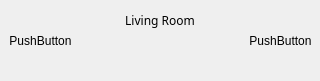
<?xml version="1.0" encoding="UTF-8"?>
<ui version="4.0">
 <class>RoomHeaderForm</class>
 <widget class="QWidget" name="RoomHeaderForm">
  <property name="geometry">
   <rect>
    <x>0</x>
    <y>0</y>
    <width>320</width>
    <height>81</height>
   </rect>
  </property>
  <widget class="QWidget" name="roomNameContainer" native="true">
   <property name="geometry">
    <rect>
     <x>0</x>
     <y>0</y>
     <width>320</width>
     <height>40</height>
    </rect>
   </property>
   <property name="autoFillBackground">
    <bool>false</bool>
   </property>
   <widget class="QLabel" name="roomName">
    <property name="geometry">
     <rect>
      <x>30</x>
      <y>0</y>
      <width>260</width>
      <height>40</height>
     </rect>
    </property>
    <property name="sizePolicy">
     <sizepolicy hsizetype="Expanding" vsizetype="Preferred">
      <horstretch>0</horstretch>
      <verstretch>0</verstretch>
     </sizepolicy>
    </property>
    <property name="font">
     <font>
      <family>Clear Sans Medium</family>
     </font>
    </property>
    <property name="text">
     <string>Living Room</string>
    </property>
    <property name="alignment">
     <set>Qt::AlignCenter</set>
    </property>
   </widget>
   <widget class="QToolButton" name="next">
    <property name="geometry">
     <rect>
      <x>290</x>
      <y>0</y>
      <width>30</width>
      <height>40</height>
     </rect>
    </property>
    <property name="text">
     <string notr="true"/>
    </property>
    <property name="icon">
     <iconset resource="icons.qrc">
      <normaloff>:/settings/icons/arrow_right_white.svg</normaloff>:/settings/icons/arrow_right_white.svg</iconset>
    </property>
    <property name="iconSize">
     <size>
      <width>26</width>
      <height>26</height>
     </size>
    </property>
    <property name="autoRaise">
     <bool>true</bool>
    </property>
   </widget>
   <widget class="QToolButton" name="previous">
    <property name="geometry">
     <rect>
      <x>0</x>
      <y>0</y>
      <width>30</width>
      <height>40</height>
     </rect>
    </property>
    <property name="text">
     <string notr="true"/>
    </property>
    <property name="icon">
     <iconset resource="icons.qrc">
      <normaloff>:/settings/icons/arrow_left_white.svg</normaloff>:/settings/icons/arrow_left_white.svg</iconset>
    </property>
    <property name="iconSize">
     <size>
      <width>26</width>
      <height>26</height>
     </size>
    </property>
    <property name="autoRaise">
     <bool>true</bool>
    </property>
   </widget>
  </widget>
  <widget class="mold::InvisibleClickableButton" name="nextBig">
   <property name="geometry">
    <rect>
     <x>240</x>
     <y>0</y>
     <width>81</width>
     <height>81</height>
    </rect>
   </property>
   <property name="text">
    <string notr="true">PushButton</string>
   </property>
   <property name="flat">
    <bool>true</bool>
   </property>
  </widget>
  <widget class="mold::InvisibleClickableButton" name="previousBig">
   <property name="geometry">
    <rect>
     <x>0</x>
     <y>0</y>
     <width>81</width>
     <height>81</height>
    </rect>
   </property>
   <property name="text">
    <string notr="true">PushButton</string>
   </property>
   <property name="flat">
    <bool>true</bool>
   </property>
  </widget>
 </widget>
 <customwidgets>
  <customwidget>
   <class>mold::InvisibleClickableButton</class>
   <extends>QPushButton</extends>
   <header>gui/InvisibleClickableButton.hpp</header>
  </customwidget>
 </customwidgets>
 <resources>
  <include location="icons.qrc"/>
 </resources>
 <connections/>
</ui>
